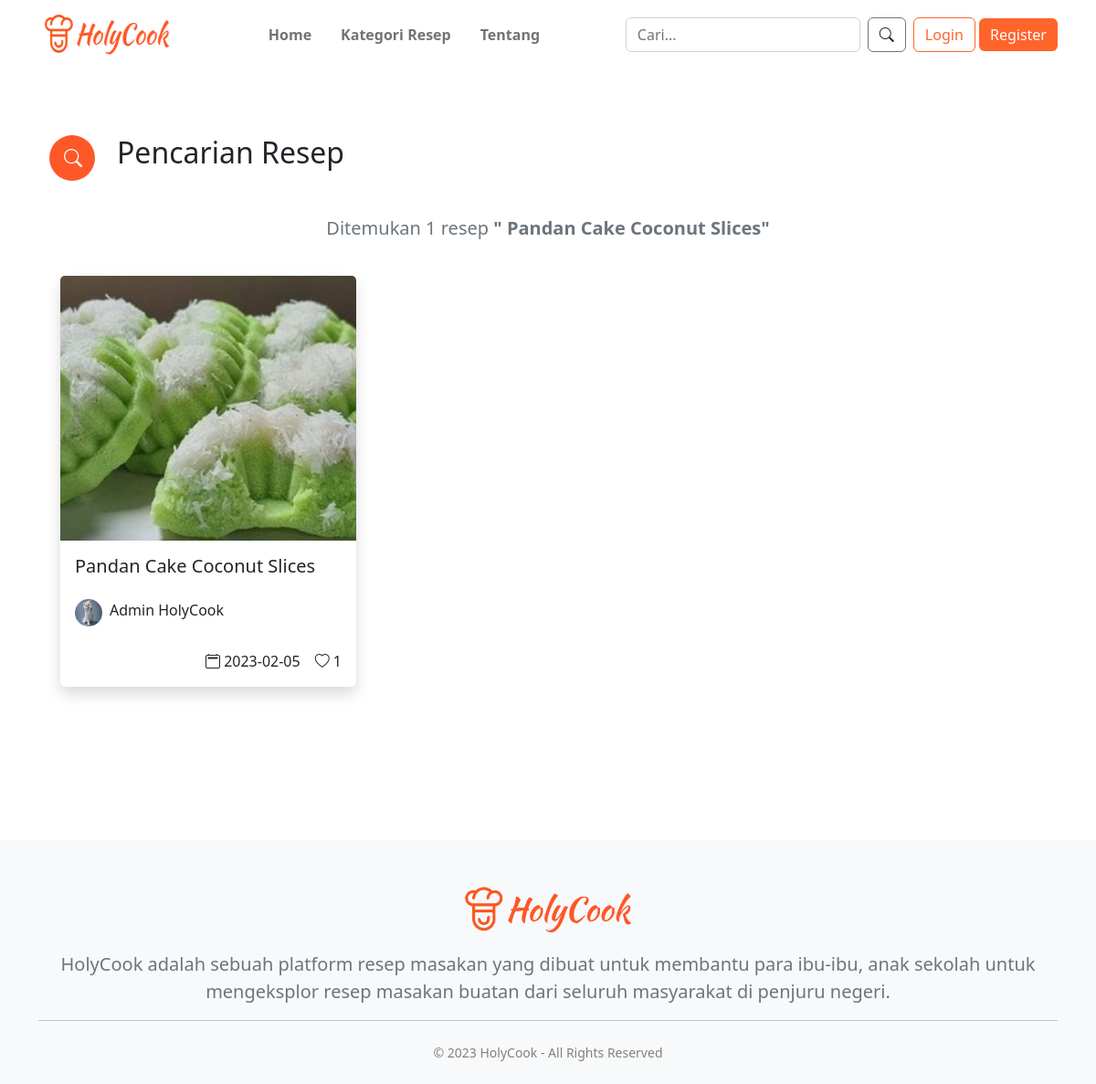
Screenshot of /pages/resep-cari.php?cari=Pandan Cake Coconut Slices with the database file from the repository.
### tables this page shows
CREATE TABLE `resep` (
  `id_resep` int(5) NOT NULL AUTO_INCREMENT,
  `judul` varchar(100) NOT NULL,
  `kategori` varchar(50) NOT NULL,
  `porsi` int(5) NOT NULL,
  `lama_masak` varchar(50) NOT NULL,
  `deskripsi` longtext NOT NULL,
  `bahan` longtext NOT NULL,
  `langkah` longtext NOT NULL,
  `gizi` longtext NOT NULL,
  `foto` varchar(50) NOT NULL,
  `tanggal` date NOT NULL,
  `id_user` int(5) NOT NULL,
  PRIMARY KEY (`id_resep`),
  KEY `id_user` (`id_user`),
  CONSTRAINT `resep_ibfk_1` FOREIGN KEY (`id_user`) REFERENCES `user` (`id_user`)
);

CREATE TABLE `user` (
  `id_user` int(5) NOT NULL AUTO_INCREMENT,
  `nama` varchar(100) NOT NULL,
  `jk` enum('L','P') NOT NULL,
  `no_telp` varchar(13) NOT NULL,
  `alamat` text NOT NULL,
  `foto` varchar(50) NOT NULL,
  `email` varchar(50) NOT NULL,
  `password` text NOT NULL,
  PRIMARY KEY (`id_user`)
);

### pages/resep-cari.php (the view, shortened to what this page needs)
<?php
include 'layout.php';
$db = dbConnect();
?>
<div class="container px-4 py-5">
    <div class="d-flex my-4 justify-content-start">
        <div class="d-flex align-items-center text-white me-4 rounded-circle"
            style="background:#fe5828;width:50px;height:50px;position:relative">
            <i class="bi bi-search fs-5 text-center p-3"></i>
        </div>
        <h2>Pencarian Resep</h2>
    </div>
    <?php
    if (isset($_GET["cari"])) {
        $cari = $_GET["cari"];
        if ($db->connect_errno == 0) {
            if ($cari != "") {
                $sql = "SELECT b.id_resep, b.judul, b.tanggal, b.foto, b.id_user, c.id_user, c.nama AS nama_user, c.foto AS fotoUser
                        FROM resep b INNER JOIN user c ON b.id_user = c.id_user WHERE b.judul LIKE '%$cari%'";
                $res = $db->query($sql);
                if ($res) {
                    if ($res->num_rows > 0) {
                        $data = $res->fetch_all(MYSQLI_ASSOC);
                        ?>
                        <h5 class="text-muted text-center" style="margin: 40px 0px 40px">
                            Ditemukan
                            <?php echo count($data) ?> resep <span><strong>"
                                    <?php echo $cari ?>"
                                </strong></span>
                        </h5>
                        <div class="container-fluid">
                            <div class="row g-5">
                                <?php
                                foreach ($data as $row) {
                                    $id_resep = $row["id_resep"];
                                    ?>
                                    <div class="col-xl-4 col-md-6 mb-4">
                                        <div class="block">
                                            <a href="detail-resep.php?id_resep=<?= $id_resep ?>" class="text-decoration-none text-dark resep">
                                                <div class="card shadow border-0">
                                                    <div class="inner">
                                                        <img src="../assets/uploads/resep/<?= $row["foto"] ?>" class="card-img-top img-fluid"
                                                            alt="Foto Resep" style="width: 500px; height: 290px;" />
                                                    </div>
                                                    <div class="card-body">
                                                        <h5 class="card-title mb-4 judul">
                                                            <?= $row["judul"] ?>
                                                        </h5>
                                                        <div class="d-flex justify-content-start">
                                                            <?php
                                                            if ($row['fotoUser'] != 'profile-pict.png') {
                                                                ?>
                                                                <img src="../assets/uploads/profile/<?= $row["fotoUser"] ?>" alt="Profile"
                                                                    class="img-fluid rounded-circle" style="width: 30px; height: 30px" />
                                                                <?php
                                                            } else {
                                                                ?>
                                                                <img src="../assets/images/<?= $row['fotoUser'] ?>" alt="Profile"
                                                                    class="img-fluid rounded-circle" style="width: 30px; height: 30px" />
                                                                <?php
                                                            }
                                                            ?>
                                                            <p class="ms-2">
                                                                <?= $row["nama_user"] ?>
                                                            </p>
                                                        </div>
                                                    </div>
                                                    <div class="d-flex justify-content-end">
                                                        <p class="me-3"><i class="bi bi-calendar2"></i>
                                                            <?= $row["tanggal"] ?>
                                                        </p>
                                                        <?php
                                                        $sqlcount = "SELECT COUNT(*) as jml_favorit FROM resep_favorit WHERE id_resep = '$id_resep'";
                                                        $rescount = $db->query($sqlcount);
                                                        $jml_fav = $rescount->fetch_assoc();
                                                        ?>
                                                        <p class="me-3"><i class="bi bi-heart"></i>
                                                            <?= $jml_fav['jml_favorit'] ?>
                                                        </p>
                                                    </div>
                                                </div>
                                            </a>
                                        </div>
                                    </div>
                                    <?php
                                }
                                ?>
                            </div>
                        </div>
                        <?php
                    }
                } else
                    echo $db->error;
            }
        } else
            return $db->connect_errno;
    }
    ?>
</div>

### assets/components/Style.css (style rules this page uses)
.inner { overflow: hidden; }
.inner img { transition: all 0.5s ease; object-fit: cover; }
.resep .judul { transition: all 0.3s ease; }

### pages/layout.php (style rules this page uses)
html, body { height: 100%; background: #fff; }

### pages/resep-cari.php (style rules this page uses)
.card-img-top { object-fit: cover; width: 100%; height: 40vh; }
.block { display: none; }

### rows the page displays
resep: foto (picture), judul "Pandan Cake Coconut Slices", id_user.foto (picture), id_user.nama "Admin HolyCook", tanggal "2023-02-05", jml_favorit "1"

### other values shown
count($data) "1"
$cari "Pandan Cake Coconut Slices"
